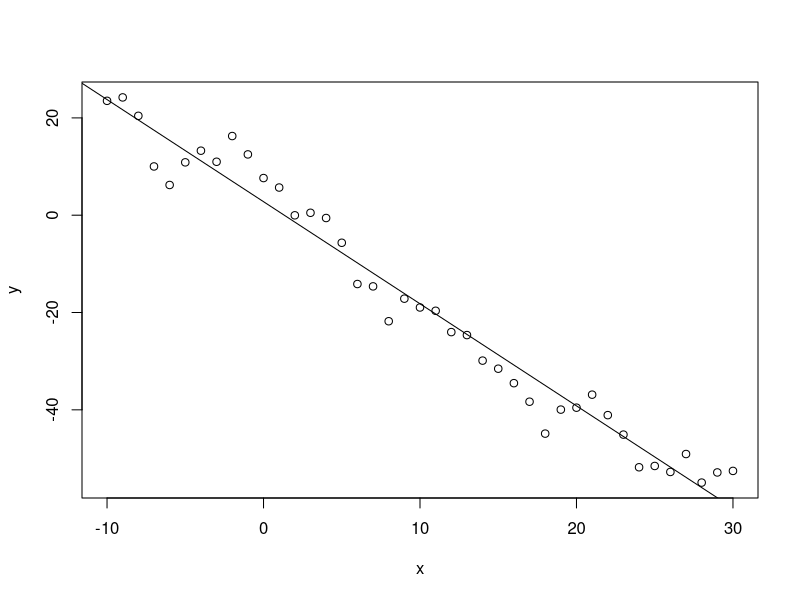
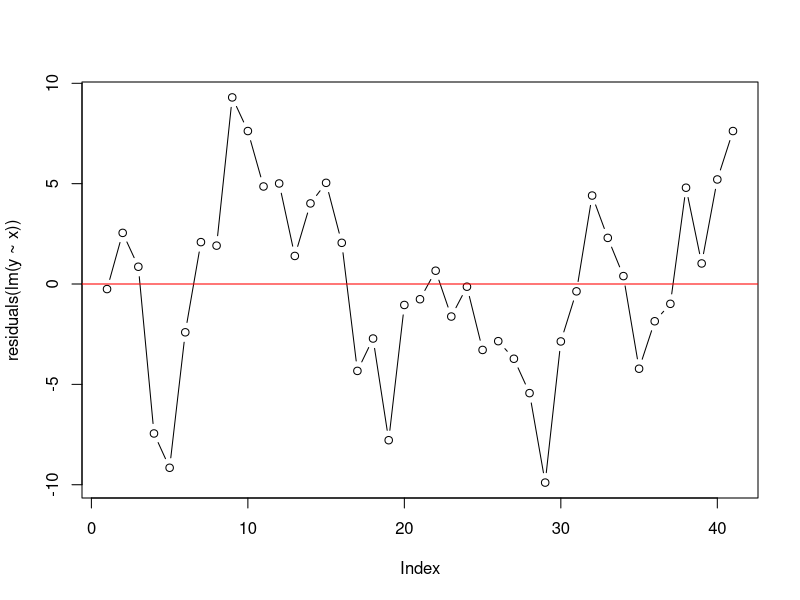

Reproduce these figures in R, in order. (Note: this script raises an error after producing the figures.)
## ---- chunk 1
x <- seq(-10,30) 
y <- 3 - 2*x + 
  arima.sim(n = length(x), 
            list(ar = c(0.8897)),
            sd = 3)
## ---- chunk 2
plot(x,y)
abline(lm(y ~ x))
## ---- chunk 3
plot(residuals(lm(y ~ x)), type ="b")
abline(h=0,col="red")
## ---- chunk 4
knitr::include_graphics("durbin_cutoffs.png")
## ---- chunk 5
suppressMessages(library(lmtest))
## ---- chunk 6
dwtest(lm(y ~ x), alternative = "greater") # need library(lmtest)
## ---- chunk 7
# don't change order= 
# because we haven't 
# discussed any other 
# time series models
corrErrorMod <- 
  arima(x=y, #dependent variable has a confusing name
        xreg=x, #independent variable
        include.mean = T,
        method="ML",
        order=c(1,0,0))
plot(residuals(corrErrorMod)) #these look better
## ---- chunk 8
summary(corrErrorMod)
corrErrorMod$coef # phi, beta0, beta1
summary(lm(y ~ x)) # estimates are pretty close to simple ols model
## ---- chunk 9
knitr::include_graphics("sample_with_replacement.png")
## ---- chunk 10
n <- 50
true_beta0 <- -2
true_beta1 <- 3
true_sigma_squared <- 5
x <- seq(0,100, length.out = n)
y <- true_beta0 + true_beta1*x + rnorm(n = n, mean = 0, sd = sqrt(true_sigma_squared))
## ---- chunk 11
random_indexes <- sample.int(length(x), replace=TRUE) # need replace=T
sort(random_indexes) # just to show that some are repeating
xstar <- x[random_indexes]
ystar <- y[random_indexes]
coefficients(lm(ystar ~ xstar))
## ---- chunk 12
bootstrap_once <- function(){
  random_indexes <- sample.int(length(x), replace=TRUE) # need replace=T
  xstar <- x[random_indexes]
  ystar <- y[random_indexes]
  return(coefficients(lm(ystar ~ xstar))[1])
}
m <- 1e3
beta0Stars <- replicate(m, bootstrap_once())
hist(beta0Stars)
abline(v=true_beta0, col = "red") # true unknown 
abline(v=coefficients(lm(y ~ x))[1], col ="green") # estimated from our sample
abline(v=quantile(beta0Stars, .025), col = "blue") # bootstrap lower 
abline(v=quantile(beta0Stars, .975), col = "blue") # bootstrap upper
confint(lm(y ~ x)) # non bootstrapped intervals
## ---- chunk 13
original_beta_hat <- as.matrix(coefficients(lm(y ~ x)))
original_residuals <- residuals(lm(y ~ x))
X <- matrix(c(rep(1,length(x)), x), ncol=2)
bootstrap_resids_once <- function(){
  random_indexes <- sample.int(length(x), replace=TRUE) # need replace=T
  estar <- original_residuals[random_indexes]
  ystar <- X %*% original_beta_hat + estar
  return(coefficients(lm(ystar ~ x))[1])
}
m <- 1e3
beta0Stars <- replicate(m, bootstrap_resids_once())
hist(beta0Stars)
abline(v=true_beta0, col = "red") # true unknown 
abline(v=coefficients(lm(y ~ x))[1], col ="green") # estimated from our sample
abline(v=quantile(beta0Stars, .025), col = "blue") # bootstrap lower 
abline(v=quantile(beta0Stars, .975), col = "blue") # bootstrap upper
confint(lm(y ~ x)) # non bootstrapped intervals
